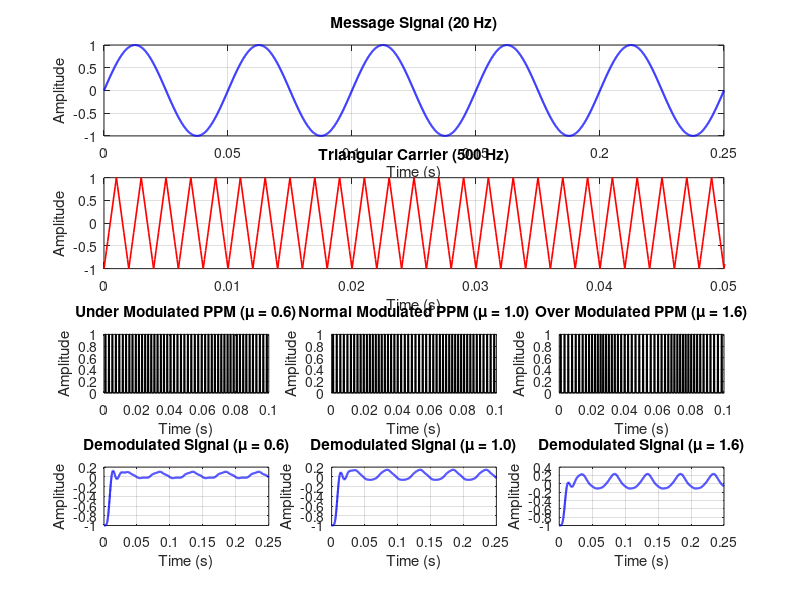

The MATLAB source for this figure: (Note: this script raises an error after producing the figure.)
clc;
clear;
close all;

% ================= PARAMETERS =================
fs = 10000;          % Sampling frequency
fm = 20;             % Message frequency
fc = 500;            % Carrier frequency
Am = 1;              % Message amplitude

t = 0:1/fs:0.25;

% Message signal
m = Am*sin(2*pi*fm*t);

% Triangular carrier
tri = sawtooth(2*pi*fc*t,0.5);

% Modulation indices
mu1 = 0.6;      % Under modulation
mu2 = 1.0;      % Normal modulation
mu3 = 1.6;      % Over modulation

% ==========================================================
% PWM GENERATION
% ==========================================================
pwm1 = (mu1*m > tri);
pwm2 = (mu2*m > tri);
pwm3 = (mu3*m > tri);

% ==========================================================
% PPM GENERATION
% Proper frame-based PPM
% ==========================================================

ppm1 = zeros(size(t));
ppm2 = zeros(size(t));
ppm3 = zeros(size(t));

samples_per_frame = round(fs/fc);

% Fixed pulse width for PPM
pulse_width = round(samples_per_frame/10);

% ==========================================================
% UNDER MODULATION (mu = 0.6)
% ==========================================================
for k = 1:floor(length(t)/samples_per_frame)

    idx0 = (k-1)*samples_per_frame + 1;

    if idx0 > length(m)
        break;
    end

    % Normalize message to [0,1]
    msg = mu1*m(idx0);

    % Pulse position shift
    shift = round(((msg + 1)/2) * 0.8*samples_per_frame);

    idx = idx0 + shift;

    if idx+pulse_width <= length(ppm1)
        ppm1(idx:idx+pulse_width) = 1;
    end
end

% ==========================================================
% NORMAL MODULATION (mu = 1.0)
% ==========================================================
for k = 1:floor(length(t)/samples_per_frame)

    idx0 = (k-1)*samples_per_frame + 1;

    if idx0 > length(m)
        break;
    end

    msg = mu2*m(idx0);

    shift = round(((msg + 1)/2) * 0.8*samples_per_frame);

    idx = idx0 + shift;

    if idx+pulse_width <= length(ppm2)
        ppm2(idx:idx+pulse_width) = 1;
    end
end

% ==========================================================
% OVER MODULATION (mu = 1.6)
% ==========================================================
for k = 1:floor(length(t)/samples_per_frame)

    idx0 = (k-1)*samples_per_frame + 1;

    if idx0 > length(m)
        break;
    end

    msg = mu3*m(idx0);

    shift = round(((msg + 1)/2) * 0.8*samples_per_frame);

    idx = idx0 + shift;

    if idx+pulse_width <= length(ppm3)
        ppm3(idx:idx+pulse_width) = 1;
    end
end

% ==========================================================
% DEMODULATION
% Low-pass filter approximation
% ==========================================================

[b,a] = butter(6,80/(fs/2));

dem1 = filter(b,a,double(ppm1));
dem2 = filter(b,a,double(ppm2));
dem3 = filter(b,a,double(ppm3));

% Remove DC component
dem1 = dem1 - mean(dem1);
dem2 = dem2 - mean(dem2);
dem3 = dem3 - mean(dem3);

% Normalize recovered signals
dem1 = dem1/max(abs(dem1));
dem2 = dem2/max(abs(dem2));
dem3 = dem3/max(abs(dem3));

% ==========================================================
% PLOTTING
% ==========================================================

figure('Position',[100 100 1400 850]);

% Message signal
subplot(4,3,1:3);
plot(t,m,'b','LineWidth',1.5);
title('Message Signal (20 Hz)');
xlabel('Time (s)');
ylabel('Amplitude');
grid on;
xlim([0 0.25]);

% Carrier signal
subplot(4,3,4:6);
plot(t,tri,'r','LineWidth',1.2);
title('Triangular Carrier (500 Hz)');
xlabel('Time (s)');
ylabel('Amplitude');
grid on;
xlim([0 0.05]);

% Under modulated PPM
subplot(4,3,7);
plot(t,ppm1,'k','LineWidth',1.2);
title('Under Modulated PPM (\mu = 0.6)');
xlabel('Time (s)');
ylabel('Amplitude');
grid on;
xlim([0 0.1]);

% Normally modulated PPM
subplot(4,3,8);
plot(t,ppm2,'k','LineWidth',1.2);
title('Normal Modulated PPM (\mu = 1.0)');
xlabel('Time (s)');
ylabel('Amplitude');
grid on;
xlim([0 0.1]);

% Over modulated PPM
subplot(4,3,9);
plot(t,ppm3,'k','LineWidth',1.2);
title('Over Modulated PPM (\mu = 1.6)');
xlabel('Time (s)');
ylabel('Amplitude');
grid on;
xlim([0 0.1]);

% Demodulated under
subplot(4,3,10);
plot(t,dem1,'b','LineWidth',1.5);
title('Demodulated Signal (\mu = 0.6)');
xlabel('Time (s)');
ylabel('Amplitude');
grid on;
xlim([0 0.25]);

% Demodulated normal
subplot(4,3,11);
plot(t,dem2,'b','LineWidth',1.5);
title('Demodulated Signal (\mu = 1.0)');
xlabel('Time (s)');
ylabel('Amplitude');
grid on;
xlim([0 0.25]);

% Demodulated over
subplot(4,3,12);
plot(t,dem3,'b','LineWidth',1.5);
title('Demodulated Signal (\mu = 1.6)');
xlabel('Time (s)');
ylabel('Amplitude');
grid on;
xlim([0 0.25]);

sgtitle('Pulse Position Modulation (PPM) Simulation','FontSize',15);
